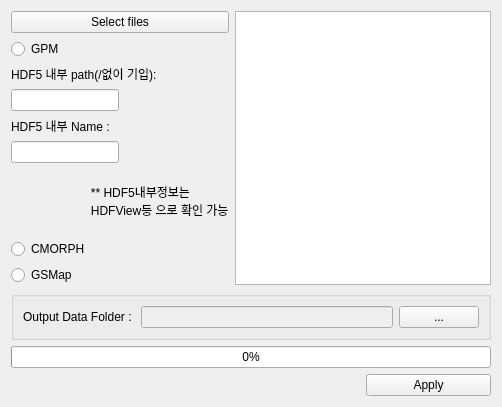
            <widget class="QWidget" name="page_3">
              <layout class="QGridLayout" name="gridLayout_10">
                <item row="2" column="0">
                  <widget class="QLabel" name="label_8">
                    <property name="enabled">
                      <bool>true</bool>
                    </property>
                    <property name="text">
                      <string>HDF5 내부 path(/없이 기입):</string>
                    </property>
                  </widget>
                </item>
                <item row="0" column="0">
                  <widget class="QPushButton" name="btn_input_hdf5">
                    <property name="sizePolicy">
                      <sizepolicy hsizetype="Preferred" vsizetype="Fixed">
                        <horstretch>0</horstretch>
                        <verstretch>0</verstretch>
                      </sizepolicy>
                    </property>
                    <property name="text">
                      <string>Select files</string>
                    </property>
                  </widget>
                </item>
                <item row="3" column="0">
                  <widget class="QLineEdit" name="txt_hdf5_inPath">
                    <property name="enabled">
                      <bool>true</bool>
                    </property>
                    <property name="sizePolicy">
                      <sizepolicy hsizetype="Fixed" vsizetype="Fixed">
                        <horstretch>0</horstretch>
                        <verstretch>0</verstretch>
                      </sizepolicy>
                    </property>
                  </widget>
                </item>
                <item row="12" column="2">
                  <widget class="QPushButton" name="btn_Apply_Convert">
                    <property name="sizePolicy">
                      <sizepolicy hsizetype="Preferred" vsizetype="Fixed">
                        <horstretch>0</horstretch>
                        <verstretch>0</verstretch>
                      </sizepolicy>
                    </property>
                    <property name="text">
                      <string>Apply</string>
                    </property>
                  </widget>
                </item>
                <item row="0" column="1" rowspan="9" colspan="2">
                  <widget class="QTableWidget" name="tb_hdf5">
                    <property name="editTriggers">
                      <set>QAbstractItemView::AnyKeyPressed|QAbstractItemView::DoubleClicked|QAbstractItemView::EditKeyPressed</set>
                    </property>
                    <property name="selectionMode">
                      <enum>QAbstractItemView::NoSelection</enum>
                    </property>
                    <attribute name="horizontalHeaderCascadingSectionResizes">
                      <bool>false</bool>
                    </attribute>
                    <attribute name="horizontalHeaderStretchLastSection">
                      <bool>true</bool>
                    </attribute>
                  </widget>
                </item>
                <item row="10" column="0" colspan="3">
                  <widget class="QProgressBar" name="hdf5_progressBar">
                    <property name="value">
                      <number>0</number>
                    </property>
                  </widget>
                </item>
                <item row="7" column="0">
                  <widget class="QRadioButton" name="rdo_CMORPH_convert">
                    <property name="text">
                      <string>CMORPH</string>
                    </property>
                  </widget>
                </item>
                <item row="8" column="0">
                  <widget class="QRadioButton" name="rdo_gsmap_convert">
                    <property name="text">
                      <string>GSMap</string>
                    </property>
                  </widget>
                </item>
                <item row="1" column="0">
                  <widget class="QRadioButton" name="rdo_GPM_convert">
                    <property name="enabled">
                      <bool>true</bool>
                    </property>
                    <property name="toolTip">
                      <string/>
                    </property>
                    <property name="text">
                      <string>GPM</string>
                    </property>
                  </widget>
                </item>
                <item row="5" column="0">
                  <widget class="QLineEdit" name="txt_hdf_inName">
                    <property name="enabled">
                      <bool>true</bool>
                    </property>
                    <property name="sizePolicy">
                      <sizepolicy hsizetype="Fixed" vsizetype="Fixed">
                        <horstretch>0</horstretch>
                        <verstretch>0</verstretch>
                      </sizepolicy>
                    </property>
                  </widget>
                </item>
                <item row="6" column="0">
                  <widget class="QLabel" name="label_16">
                    <property name="enabled">
                      <bool>true</bool>
                    </property>
                    <property name="text">
                      <string>
                        ** HDF5내부정보는
                        HDFView등 으로 확인 가능
                      </string>
                    </property>
                  </widget>
                </item>
                <item row="4" column="0">
                  <widget class="QLabel" name="label_11">
                    <property name="enabled">
                      <bool>true</bool>
                    </property>
                    <property name="text">
                      <string>HDF5 내부 Name :</string>
                    </property>
                  </widget>
                </item>
                <item row="9" column="0" colspan="3">
                  <widget class="QGroupBox" name="groupBox_9">
                    <property name="title">
                      <string/>
                    </property>
                    <layout class="QGridLayout" name="gridLayout_9">
                      <item row="0" column="0">
                        <widget class="QLabel" name="label_15">
                          <property name="text">
                            <string>Output Data Folder : </string>
                          </property>
                        </widget>
                      </item>
                      <item row="0" column="1">
                        <widget class="QLineEdit" name="txt_Output_Convert">
                          <property name="enabled">
                            <bool>false</bool>
                          </property>
                        </widget>
                      </item>
                      <item row="0" column="2">
                        <widget class="QPushButton" name="btn_Output_Folder_Convert">
                          <property name="text">
                            <string>...</string>
                          </property>
                        </widget>
                      </item>
                    </layout>
                  </widget>
                </item>
              </layout>
            </widget>
